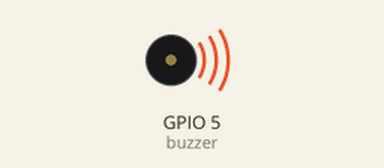
Simulated run of this program. Board: ESP32 board running MicroPython. On the bench: buzzer (waves = sounding). What the program prints to the serial console is not drawn. At 10.1 s the program stops and its outputs stay as they are.

Above: at 0.02 s.
At 2.86 s:
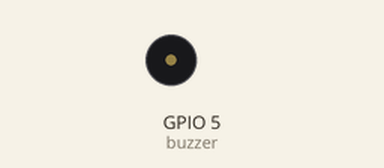
Timing chart, 0 to 3.2 s (numbered marks = the images above):
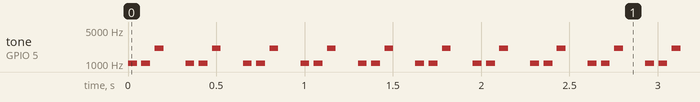

The program:

asyncio_buzzer.py
```python
"""
asyncio implmenentation of a non-blocking buzzer
This file is to test how this implementation affects de delay and timing of the main loop
"""

import uasyncio

async def buzz(buzzer, notes, delay_note=50, delay_inter=25, delay_rep=100, reps=1, MUTE=False):
    if not MUTE:
        for i in range(reps):
            for note in notes:
                buzzer.freq(note)
                buzzer.duty(512) # 0 to 1023
                await uasyncio.sleep_ms(delay_note)
                buzzer.duty(0)
                await uasyncio.sleep_ms(delay_inter)
            await uasyncio.sleep_ms(delay_rep)

async def main():
    buzzer = PWM(Pin(5), freq=2048, duty=0)
    MUTE = False

    buzz(buzzer, (262*4,262*4,523*4), reps=3)

    NUM_SAMPLES = 1000
    check_time_samples = array('f', [0] * NUM_SAMPLES)

    uasyncio.create_task(buzz(buzzer, (262*4,262*4,523*4), reps=500))
    for i in range(NUM_SAMPLES):
        loop_start = time.ticks_us()
        await uasyncio.sleep_ms(10)
        check_time_samples[i] = time.ticks_diff(time.ticks_us(), loop_start) / 1000
        #print(check_time_samples[i])

    stats = data_stats(check_time_samples)
    print("Stats: (num samples, min, max, range, std. dev, avg, overhead)")
    print(stats['num_samples'])
    print(stats['min'])
    print(stats['max'])
    print(stats['range'])
    print(stats['stdev'])
    print(stats['avg'])
    print(stats['ovh'])
    buzzer.duty(0)


import time
from machine import Pin, PWM
from array import array
from data_stats import data_stats

uasyncio.run(main())
```

data_stats.py
```python
"""
Takes a list or a tuple and returs basic statistics in a dictionary
jornamon 2022
"""


import math

def data_stats(data):

    num_samples = len(data)

    sums = 0
    for i in range(num_samples):
        sums += data[i]
    mean = sums / num_samples

    diff_squared = 0
    for i in range(num_samples):
        diff_squared += (data[i] - mean) ** 2

    stdev = math.sqrt(diff_squared / (num_samples - 1))
    smax = max(data)
    smin = min(data)

    return {'num_samples': num_samples, 'min': smin, 'max': smax, 'avg': mean, 'stdev': stdev,
             'range': smax - smin, 'ovh': (mean - smin)/smin * 100}
```

Measured:
- by itself, tone on GPIO 5 (buzzer): repeats every 0.33 s: silent 0.03 s, 1048 Hz 0.05 s, silent 0.03 s, 2092 Hz 0.05 s, silent 0.13 s, 1048 Hz 0.05 s, until it stays silent from 10.0 s
